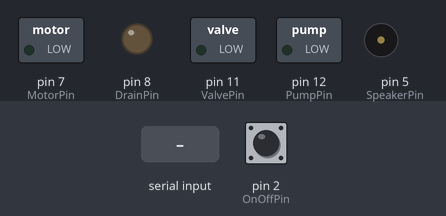
Recording of a sketch running on a simulated Arduino Uno, built with avr-gcc and run on an emulated ATmega328P. Parts: switched loads named in the sketch (green lamp = pin HIGH), output pins drawn as LEDs (lit = HIGH), buzzer (waves = sounding). The inputs (shaded band) are chosen by the test bench; at power-on: pin 2 (OnOffPin) HIGH. What the sketch prints to the serial monitor is not drawn.

Above: at 1.3 s.
1.4 s: "L\n" received over Serial
At 2.1 s:
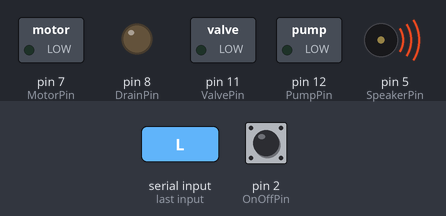
3.9 s: "N\n" received over Serial
At 5.15 s:
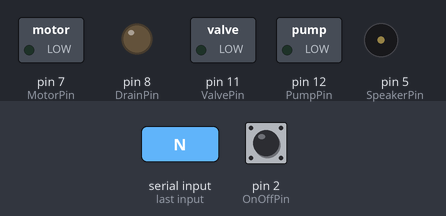
5.4 s: "H\n" received over Serial
At 6.2 s:
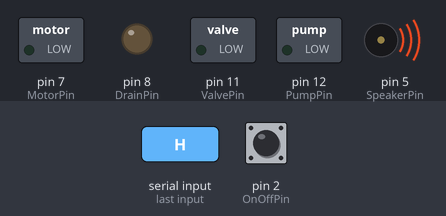
Timing chart, 0 to 8.4 s (numbered marks = the images above; inputs shaded):
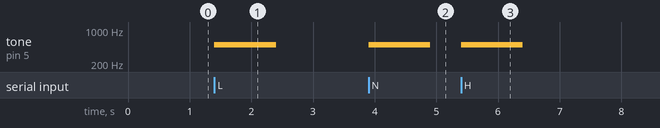

Measured:
- after the input at 1.4 s, tone on pin 5 (SpeakerPin): silent → 500 Hz at once, → silent 1.0 s later
- after the input at 3.9 s, tone on pin 5 (SpeakerPin): silent → 500 Hz at once, → silent 1.0 s later
- after the input at 5.4 s, tone on pin 5 (SpeakerPin): silent → 500 Hz at once, → silent 1.0 s later

The sketch:

Final_Washing_Machine_Code_Updated.ino
```cpp
// PIN SETUP

//Piezo buzzer pin
const int SpeakerPin = 5;

//Set up relay pins for each component
const int MotorPin = 7;
const int DrainPin = 8;
const int PumpPin = 12;
const int ValvePin = 11;

//Set up on/off switch pin
const int OnOffPin = 2;

//Set the variable to a string type
String CycleType;

//create variables for time to run components
long FillTime;
long SpinTime;
long DrainTime;
long ValveTime;


//FILL FUNCTION
void fill(){

  //Make sure other components are off
  digitalWrite(MotorPin, LOW);
  digitalWrite(ValvePin, LOW);
  digitalWrite(DrainPin, LOW);

  //Turn on pump
  digitalWrite(PumpPin, HIGH);

  //Keep the pump on for x seconds
  delay(FillTime);

  //Turn off pump
  digitalWrite(PumpPin, LOW);
}


//DRAIN FUNCTION
void drain(){

  //Make sure other components are off
  digitalWrite(MotorPin, LOW);
  digitalWrite(PumpPin, LOW);

  //Open valve so water can flow through
  digitalWrite(ValvePin, HIGH);

  //Turn on drain pump
  digitalWrite(DrainPin, HIGH);

  //Keep the drain on for X seconds
  delay(DrainTime);

  //Turn off drain and close valve
  digitalWrite(DrainPin, LOW);
  digitalWrite(ValvePin, LOW);
}


//SPIN FUNCTION
void spin(){

  //Make sure other components are off
  digitalWrite(PumpPin, LOW);
  digitalWrite(ValvePin, LOW);
  digitalWrite(DrainPin, LOW);

  //Turn on motor
      digitalWrite(MotorPin, HIGH);

      //Keep motor on for X seconds
      delay(SpinTime);

      //Turn off motor
      digitalWrite(MotorPin, LOW);
}


//END FUNCTION
void StopBeep() {

  //Set all pins to LOW
  digitalWrite(MotorPin, LOW);
  digitalWrite(ValvePin, LOW);
  digitalWrite(DrainPin, LOW);
  digitalWrite(PumpPin, LOW);

  //Have buzzer play tone to signify end of cycle
  tone(SpeakerPin, 500, 1000);
}

//SET PIN MODES
void setup() {

//Set pizeo speaker pin to output
pinMode(SpeakerPin, OUTPUT);

//Set the relay pins to output
pinMode(MotorPin, OUTPUT);
pinMode(DrainPin, OUTPUT);
pinMode(PumpPin, OUTPUT);
pinMode(ValvePin, OUTPUT);

//Switch the on/off button to input pullup and set to input pullup, when switch is pushed away from resistor it reads LOW
  pinMode(OnOffPin, INPUT_PULLUP);

//connect with computer
Serial.begin(9600);

//Prompt the user to input a cycle type, instruct user on how to use switch
Serial.println("Push switch towards resistor side before inputing cycle type if ready to start cycle. During the cycle push the switch away from the resistor if you would like the cycle to end.");
Serial.println("Choose cycle: Light, Normal, Heavy");
Serial.println("L = Light, N = Normal, H = Heavy");
}


//BEGIN
void loop()
{

  //If user types something
  if (Serial.available() > 0)
  {


    //Read string input until enter is pressed
    CycleType = Serial.readStringUntil('\n');

    //If user types L for light, this runs
    if (CycleType == "L")
    {
      //Print user's choice on serial monitor
      Serial.print("You have chosen LIGHT.");

      //Set the fill and draintime to 30 and 29 seconds, set spin time to 30 seconds
      FillTime = 15000;
      DrainTime = 30000;
      SpinTime = 5000;


      //Actual cycle: fills, spins, then drains twice, if the switch reads low at anytime, the current function finishes and then the whole cycle ends.
      if (digitalRead(OnOffPin)==LOW) fill();
      if (digitalRead(OnOffPin)==LOW) spin();
      if (digitalRead(OnOffPin)==LOW) drain();
      if (digitalRead(OnOffPin)==LOW) fill();
      if (digitalRead(OnOffPin)==LOW) spin();
      if (digitalRead(OnOffPin)==LOW) drain();

      //cycle is done so it beeps
      StopBeep();


    }

    //If user types N for normal, this runs
    else if (CycleType == "N")
    {
      //Print user's choice
      Serial.print("You have chosen MEDIUM.");

      //Set the fill and draintime to 30 and 29 seconds, set spin time to 45 seconds
      FillTime = 15000;
      DrainTime = 30000;
      SpinTime = 10000;


      //Actual cycle: fills, spins, then drains twice, if the switch reads low at anytime, the current function finishes and then the whole cycle ends.
      if (digitalRead(OnOffPin)==LOW) fill();
      if (digitalRead(OnOffPin)==LOW) spin();
      if (digitalRead(OnOffPin)==LOW) drain();
      if (digitalRead(OnOffPin)==LOW) fill();
      if (digitalRead(OnOffPin)==LOW) spin();
      if (digitalRead(OnOffPin)==LOW) drain();

      //cycle is done so it beeps
      StopBeep();

    }

    //If user types H for Heavy, this runs.
    else if (CycleType == "H")
    {
      //Print user's choice
      Serial.print("You have chosen HEAVY.");

      //Set the fill and draintime to 30 and 29 seconds, set spin time to 60 seconds
      FillTime = 15000;
      DrainTime = 30000;
      SpinTime = 15000;


      //Actual cycle: fills, spins, then drains twice
      if (digitalRead(OnOffPin)==LOW) fill();
      if (digitalRead(OnOffPin)==LOW) spin();
      if (digitalRead(OnOffPin)==LOW) drain();
      if (digitalRead(OnOffPin)==LOW) fill();
      if (digitalRead(OnOffPin)==LOW) spin();
      if (digitalRead(OnOffPin)==LOW) drain();

      //cycle is done so it beeps
      StopBeep();

    }
  }

}
```
